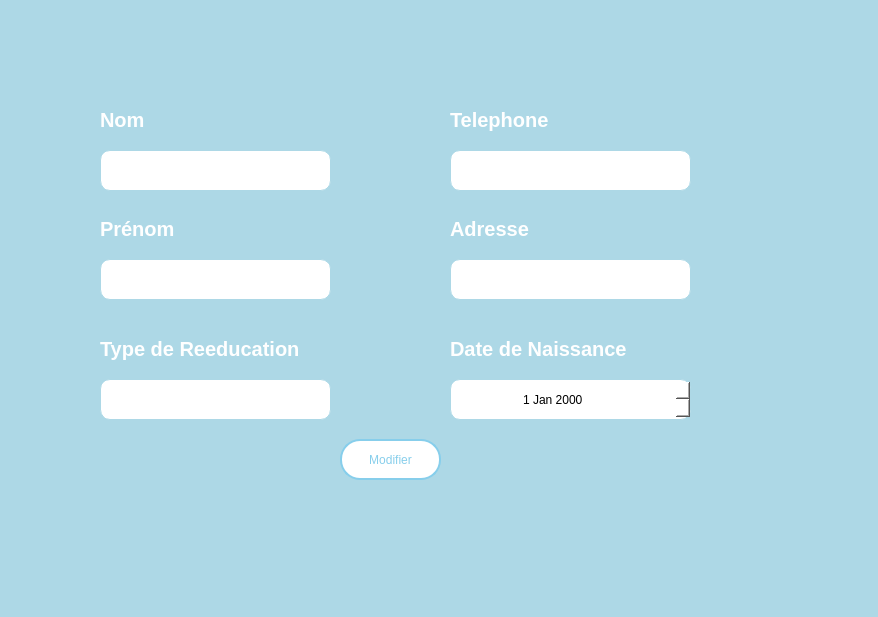
<?xml version="1.0" encoding="UTF-8"?>
<ui version="4.0">
 <class>Modifier</class>
 <widget class="QDialog" name="Modifier">
  <property name="geometry">
   <rect>
    <x>0</x>
    <y>0</y>
    <width>878</width>
    <height>617</height>
   </rect>
  </property>
  <property name="windowTitle">
   <string>Dialog</string>
  </property>
  <property name="styleSheet">
   <string notr="true">QPushButton{
background:white;
border-radius:22px;
border: 1.5px solid skyblue;
color:skyblue;
font: 63 8pt &quot;Cascadia Code SemiBold&quot;;
}
QLineEdit{
background:white;
border-radius:10px;
border:0.5px solid lightblue;

}

QLabel{
font: 63 10pt &quot;Cascadia Code SemiBold&quot;;
font-weight: 1000;
color:white;
border-radius:10px;
}
QDateEdit{
background:white;
border-radius:10px;
border:0.5px solid lightblue;
}
QDialog{
background:lightblue;
}
QComboBox{
background:lightblue;
border:0.5px solid white;
border-radius:10px;
}
QComboBox::drop-down{
width:20;
}
QPushButton:hover
{
background-color:lightblue;
color:black;
}
QTabWidget::pane{
border: 1px solid skyblue;
top:-1px;
}
QTabBar::tab{
border:2px solid skyblue;
font: 63 8pt &quot;Cascadia Code SemiBold&quot;;
border-radius:5px;
padding:15px;
width:200;
}
QTabBar::tab:selected{
background:lightblue;
margin-bottom:-1px;
}
QTableView{
gridline-color:black;
border-color:skyblue;
font:10px;
background:lightblue;
}
QHeaderView::section{
background: grey;
color:white;
}
</string>
  </property>
  <widget class="QLineEdit" name="lineEditTel_Mod">
   <property name="geometry">
    <rect>
     <x>450</x>
     <y>150</y>
     <width>241</width>
     <height>41</height>
    </rect>
   </property>
   <property name="styleSheet">
    <string notr="true">color:black;</string>
   </property>
  </widget>
  <widget class="QLabel" name="label_14">
   <property name="geometry">
    <rect>
     <x>100</x>
     <y>99</y>
     <width>221</width>
     <height>41</height>
    </rect>
   </property>
   <property name="styleSheet">
    <string notr="true">color:white;
border:none;
font-size:20px;</string>
   </property>
   <property name="text">
    <string>Nom</string>
   </property>
  </widget>
  <widget class="QPushButton" name="pushButton_Ajouter_Mod">
   <property name="geometry">
    <rect>
     <x>340</x>
     <y>439</y>
     <width>101</width>
     <height>41</height>
    </rect>
   </property>
   <property name="cursor">
    <cursorShape>PointingHandCursor</cursorShape>
   </property>
   <property name="styleSheet">
    <string notr="true">border-radius:20px;
background:white;</string>
   </property>
   <property name="text">
    <string>Modifier</string>
   </property>
  </widget>
  <widget class="QLabel" name="label_17">
   <property name="geometry">
    <rect>
     <x>100</x>
     <y>208</y>
     <width>221</width>
     <height>41</height>
    </rect>
   </property>
   <property name="styleSheet">
    <string notr="true">color:white;
border:none;
font-size:20px;</string>
   </property>
   <property name="text">
    <string>Prénom</string>
   </property>
  </widget>
  <widget class="QLabel" name="label_12">
   <property name="geometry">
    <rect>
     <x>100</x>
     <y>328</y>
     <width>231</width>
     <height>41</height>
    </rect>
   </property>
   <property name="styleSheet">
    <string notr="true">color:white;
border:none;
font-size:20px;</string>
   </property>
   <property name="text">
    <string>Type de Reeducation</string>
   </property>
  </widget>
  <widget class="QLineEdit" name="lineEditAdress_Mod">
   <property name="geometry">
    <rect>
     <x>450</x>
     <y>259</y>
     <width>241</width>
     <height>41</height>
    </rect>
   </property>
   <property name="styleSheet">
    <string notr="true">color:black;</string>
   </property>
  </widget>
  <widget class="QLabel" name="label_15">
   <property name="geometry">
    <rect>
     <x>450</x>
     <y>328</y>
     <width>361</width>
     <height>41</height>
    </rect>
   </property>
   <property name="styleSheet">
    <string notr="true">color:white;
border:none;
font-size:20px;</string>
   </property>
   <property name="text">
    <string>Date de Naissance</string>
   </property>
  </widget>
  <widget class="QLabel" name="label_16">
   <property name="geometry">
    <rect>
     <x>450</x>
     <y>208</y>
     <width>381</width>
     <height>41</height>
    </rect>
   </property>
   <property name="styleSheet">
    <string notr="true">color:white;
border:none;
font-size:20px;</string>
   </property>
   <property name="text">
    <string>Adresse</string>
   </property>
  </widget>
  <widget class="QDateEdit" name="dateEditDateN_Mod">
   <property name="geometry">
    <rect>
     <x>450</x>
     <y>379</y>
     <width>241</width>
     <height>41</height>
    </rect>
   </property>
   <property name="styleSheet">
    <string notr="true">padding-left:70px;
font: 9pt &quot;Segoe UI Historic&quot;;
color:black;
</string>
   </property>
  </widget>
  <widget class="QLineEdit" name="lineEditPrenom_Mod">
   <property name="geometry">
    <rect>
     <x>100</x>
     <y>259</y>
     <width>231</width>
     <height>41</height>
    </rect>
   </property>
   <property name="styleSheet">
    <string notr="true">color:black;</string>
   </property>
  </widget>
  <widget class="QLabel" name="label_13">
   <property name="geometry">
    <rect>
     <x>450</x>
     <y>99</y>
     <width>371</width>
     <height>41</height>
    </rect>
   </property>
   <property name="styleSheet">
    <string notr="true">color:white;
border:none;
font-size:20px;</string>
   </property>
   <property name="text">
    <string>Telephone</string>
   </property>
  </widget>
  <widget class="QLineEdit" name="lineEditTypeRed_Mod">
   <property name="geometry">
    <rect>
     <x>100</x>
     <y>379</y>
     <width>231</width>
     <height>41</height>
    </rect>
   </property>
   <property name="styleSheet">
    <string notr="true">color:black;</string>
   </property>
  </widget>
  <widget class="QLineEdit" name="lineEditNom_Mod">
   <property name="geometry">
    <rect>
     <x>100</x>
     <y>150</y>
     <width>231</width>
     <height>41</height>
    </rect>
   </property>
   <property name="styleSheet">
    <string notr="true">color:black;</string>
   </property>
  </widget>
 </widget>
 <resources/>
 <connections/>
</ui>
